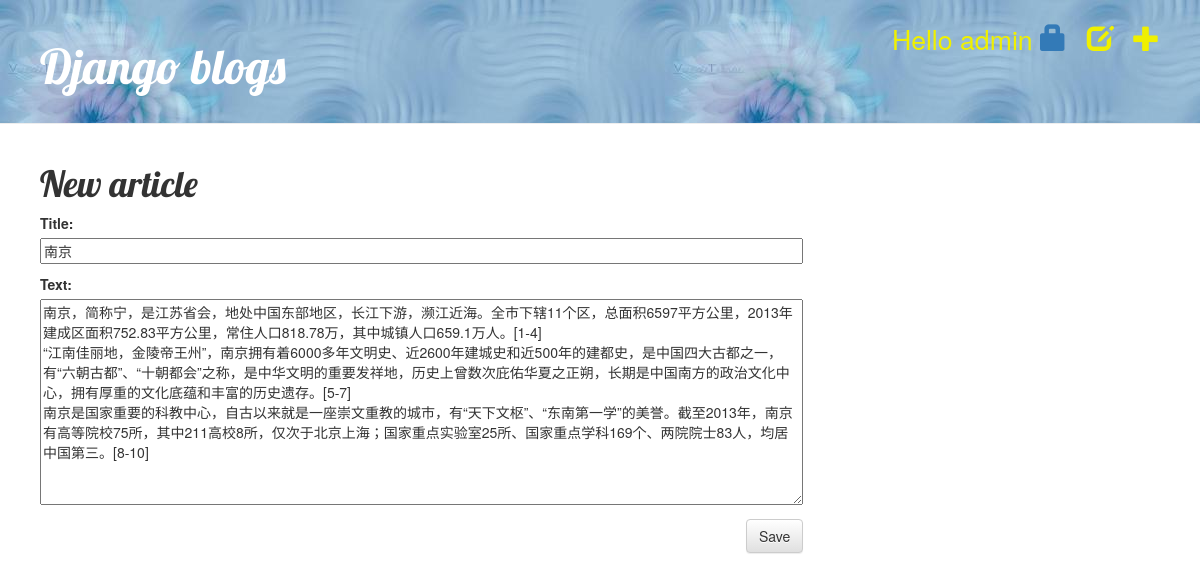
Screenshot of /article/2/edit/ (signed in) with the database file from the repository.
### blog/models.py (models this page shows, shortened)
class Article(models.Model):
    author = models.ForeignKey(User)
    title = models.CharField(max_length=200)
    text = models.TextField()
    image=models.ImageField(null=True)
    created_date = models.DateTimeField(default=timezone.now)
    published_date = models.DateTimeField(blank=True, null=True)

### blog/views.py (the view)
# urls.py: url(r'^article/(?P<pk>[0-9]+)/edit/$', views.article_edit, name='article_edit'),
@login_required
def article_edit(request,pk):
    article = get_object_or_404(Article,pk=pk)
    if request.method=='POST':
        form=ArticleForm(request.POST,  instance=article)
        if form.is_valid():
            article=form.save(commit=False)
            article.author=request.user
            article.save()
            return redirect('blog.views.article_detail',pk=article.pk)
    else:
        form = ArticleForm(instance=article)
    return render(request,'blog/article_edit.html',{'form':form})

### blog/form.py
class ArticleForm(forms.ModelForm):
    class Meta:
        model=Article
        fields=('title', 'text',)

### blog/templates/blog/article_edit.html (shortened to what this page needs)
<!DOCTYPE html>
{% extends 'blog/base.html' %}
{% block content %}
    <h1>New article</h1>
    <form method="POST" class="post-form">{% csrf_token %}
        {{ form.as_p }}
        <button type="submit" class="save btn btn-default">Save</button>
    </form>
{% endblock %}

### blog/templates/blog/base.html (shortened to what this page needs)
<!DOCTYPE html>
{% load staticfiles %}
<html lang="en">
<head>
        <link rel="stylesheet" href="//maxcdn.bootstrapcdn.com/bootstrap/3.2.0/css/bootstrap.min.css">
        <link rel="stylesheet" href="//maxcdn.bootstrapcdn.com/bootstrap/3.2.0/css/bootstrap-theme.min.css">
        <link rel="stylesheet" href="{% static 'css/blog.css' %}">
    </head>
    <body>
        <div class="page-header">
            {% if user.is_authenticated %}
                <a href="{% url 'article_new' %}" class="top-menu"><span class="glyphicon glyphicon-plus"></span></a>
                <a href="{% url 'article_draft_list' %}" class="top-menu"><span class="glyphicon glyphicon-edit"></span></a>
                <p class="top-menu">Hello {{ user.username }}  <a href="{% url 'django.contrib.auth.views.logout' %}"><span class="glyphicon glyphicon-lock"></span></a></p>
            {% else %}
                <a href="{% url 'django.contrib.auth.views.login' %}" class="top-menu"><span class="glyphicon glyphicon-lock"></span></a>
            {% endif %}
                <h1><a href="{% url 'blog.views.article_list' %}">Django blogs</a></h1>
        </div>
        <div class="content">
            <div class="row">
                <div class="col-md-8">
                  {% block content %}
                    {% endblock %}
                </div>
            </div>
        </div>
    </body>
</html>

### static/css/blog.css (style rules this page uses)
.page-header { background-image: url("header.jpg"); margin-top: 0; padding: 20px 20px 20px 40px; }
.page-header h1, .page-header h1 a, .page-header h1 a:visited, .page-header h1 a:active { color: #ffffff; font-size: 36pt; text-decoration: none; }
.content { margin-left: 40px; }
h1, h2, h3, h4 { font-family: 'Lobster', cursive; }
.save { float: right; }
.post-form textarea, .post-form input { width: 100%; }
.top-menu, .top-menu:hover, .top-menu:visited { color: #f0f000; float: right; font-size: 20pt; margin-right: 20px; }

### rows the page displays
Article: title "南京", text "南京，简称宁，是江苏省会，地处中国东部地区，长江下游，濒江近海。全市下辖11个区，总面积6597平方公里，2013年建成区面积752.83平方公里，常住人口818.78万，其中城镇人口659.1万人。[1-4] “江南佳丽地，金陵帝王州”，南京拥有着6000多年文明史、近2600年建城史和近500年的建都史，是中国四大古都之一，有“六朝古都”、“十朝都会”之称，是中华文明的重要发祥地，历史上曾数次庇佑华夏之正朔，长期是中国南方的政治文化中心，拥有厚重的文化底蕴和丰富的历史遗存。[5-7] 南京是国家重要的科教中心，自古以来就是一座崇文重教的城市，有“天下文枢”、“东南第一学”的美誉。截至2013年，南京有高等院校75所，其中211高校8所，仅次于北京上海；国家重点实验室25所、国家重点学科169个、两院院士83人，均居中国第三。[8-10]"

### other values shown
{{ user.username }} "admin"
